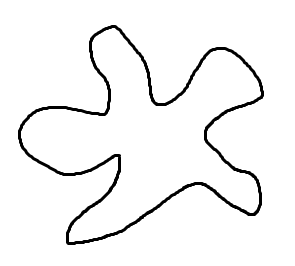
#> input picture 영상처리 튜토리얼/images/hull.png, 295 x 266 px
$ python '19-2.BoundingRectangle&MinimumAreaRectangle.py'   (older library calls are emulated)
#> lines starting #> are read from the running program, lines starting #| are printed output that depends on the picture; after the words box and inside, x2 and y2 are one past the last pixel; in counts of white or black regions, pixels touching at a corner belong together
import numpy as np
import cv2

def convex():
    img = cv2.imread('images/hull.png')
#> img is the input picture: shape (266, 295, 3); min 0, max 255, mean 244
    imgray = cv2.cvtColor(img,cv2.COLOR_BGR2GRAY)

    ret,thr = cv2.threshold(imgray,127,255,0)
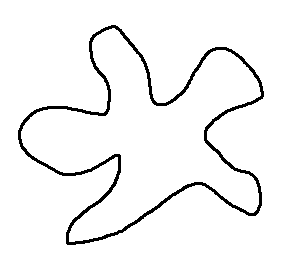
#> thr: shape (266, 295); 95.5% white; 1 black region
    _, contours, _ = cv2.findContours(thr,cv2.RETR_TREE,cv2.CHAIN_APPROX_SIMPLE)
#> contours = 3 contours; box (x1, y1, x2, y2) and area: (0, 0, 295, 266) 77910, (17, 24, 265, 246) 27108, (21, 28, 261, 242) 22644

    cnt = contours[1]
#> cnt = contour of 477 points, box (x1, y1, x2, y2) (17, 24, 265, 246), area 27108

    x,y,w,h = cv2.boundingRect(cnt)
#> x = 17; y = 24; w = 248; h = 222
    cv2.rectangle(img,(x,y),(x+w,y+h),(0,0,255),3)

    rect = cv2.minAreaRect(cnt)
#> rect = ((142.4, 126.6), (251.5, 212.7), -9.3)
    box = cv2.boxPoints(rect)
#> box = [[35.49, 251.9], [1.12, 41.99], [249.3, 1.35], [283.7, 211.3]]
    box = np.int0(box)
#> box = [[35, 251], [1, 41], [249, 1], [283, 211]]

    cv2.drawContours(img,[box],0,(0,255,0),3)
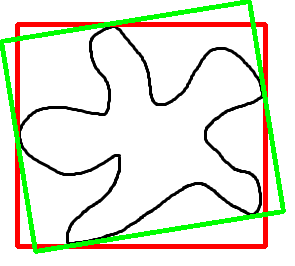
#> img: shape (266, 295, 3); mean B, G, R 216.9, 231.6, 229.9

    cv2.imshow('retangle',img)
    cv2.waitKey(0)
    cv2.destroyAllWindows()

convex()
